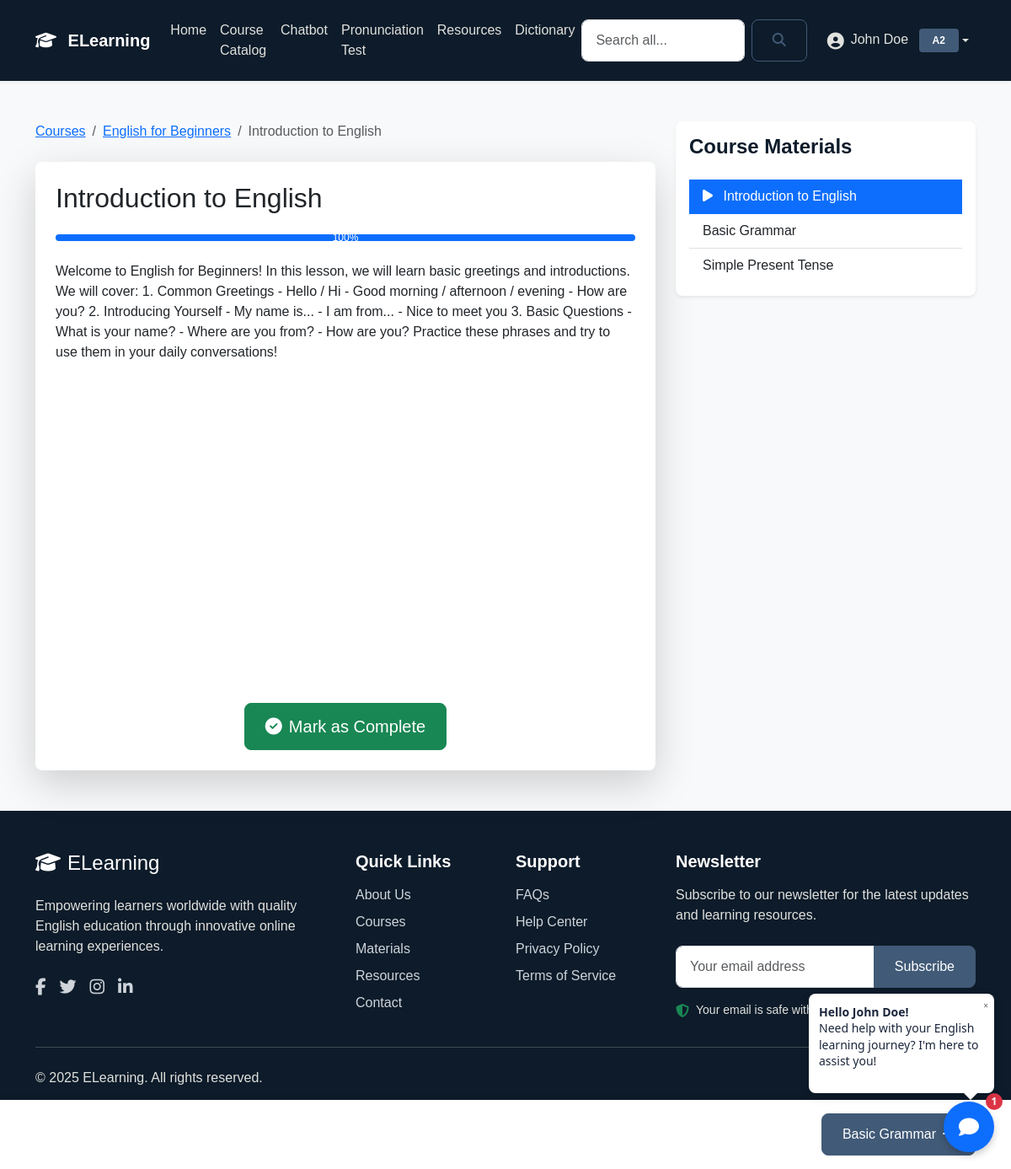
The app's page /material-details.php?id=1 (signed in) with its own data.
### tables this page shows
CREATE TABLE IF NOT EXISTS user_profiles (
    profile_id INT PRIMARY KEY AUTO_INCREMENT,
    user_id INT UNIQUE,
    full_name VARCHAR(100),
    proficiency_level CHAR(2) COMMENT 'A1, A2, B1, B2, C1, C2',
    profile_picture VARCHAR(255),
    FOREIGN KEY (user_id) REFERENCES users(user_id) ON DELETE CASCADE
);

CREATE TABLE IF NOT EXISTS course_materials (
    material_id INT PRIMARY KEY AUTO_INCREMENT,
    course_id INT NOT NULL,
    title VARCHAR(255) NOT NULL,
    description TEXT,
    content TEXT NOT NULL,
    order_number INT NOT NULL,
    created_at TIMESTAMP DEFAULT CURRENT_TIMESTAMP,
    updated_at TIMESTAMP NULL ON UPDATE CURRENT_TIMESTAMP,
    FOREIGN KEY (course_id) REFERENCES courses(course_id) ON DELETE CASCADE
);

CREATE TABLE IF NOT EXISTS courses (
    course_id INT PRIMARY KEY AUTO_INCREMENT,
    title VARCHAR(100) NOT NULL,
    description TEXT,
    instructor_id INT NOT NULL,
    level CHAR(2) NOT NULL COMMENT 'A1, A2, B1, B2, C1, C2',
    duration VARCHAR(50),
    difficulty_level VARCHAR(20),
    thumbnail_url VARCHAR(255),
    is_featured TINYINT(1) DEFAULT 0,
    created_at TIMESTAMP DEFAULT CURRENT_TIMESTAMP,
    updated_at TIMESTAMP NULL ON UPDATE CURRENT_TIMESTAMP,
    FOREIGN KEY (instructor_id) REFERENCES users(user_id)
);

### material-details.php (the view, shortened to what this page needs)
<?php
require_once 'includes/db.php';
$material_id = isset($_GET['id']) ? (int)$_GET['id'] : 0;
try {
    $stmt = $conn->prepare("
        SELECT m.*, c.title as course_title, c.course_id,
               (SELECT COUNT(*) FROM course_enrollments
                WHERE course_id = c.course_id AND user_id = ?) as is_enrolled,
               (SELECT progress FROM user_progress
                WHERE material_id = m.material_id AND user_id = ?) as user_progress
        FROM course_materials m
        JOIN courses c ON m.course_id = c.course_id
        WHERE m.material_id = ?
    ");
    $stmt->execute([$_SESSION['user_id'], $_SESSION['user_id'], $material_id]);
    $material = $stmt->fetch();
    $stmt = $conn->prepare("
        SELECT material_id, title,
               CASE WHEN material_id = ? THEN 1 ELSE 0 END as is_current
        FROM course_materials
        WHERE course_id = ?
        ORDER BY order_number
    ");
    $stmt->execute([$material_id, $material['course_id']]);
    $navigation = $stmt->fetchAll();
    $current_index = array_search(1, array_column($navigation, 'is_current'));
    $next_material = $current_index < count($navigation) - 1 ? $navigation[$current_index + 1] : null;
} catch(PDOException $e) {
    die('An error occurred.');
}
?>
<!DOCTYPE html>
<html lang="en">
<head>
    <link href="https://cdn.jsdelivr.net/npm/bootstrap@5.3.2/dist/css/bootstrap.min.css" rel="stylesheet">
    <link href="https://cdnjs.cloudflare.com/ajax/libs/font-awesome/6.4.2/css/all.min.css" rel="stylesheet">
    <link href="css/custom.css" rel="stylesheet">
    <link href="css/floating-chatbot.css" rel="stylesheet">
    <link href="css/search-autocomplete.css" rel="stylesheet">
</head>
<body class="pb-5">
    <?php include 'includes/nav.php'; ?>
    <div class="container py-5">
        <div class="row">
            <div class="col-lg-8">
                <nav aria-label="breadcrumb" class="mb-4">
                    <ol class="breadcrumb">
                        <li class="breadcrumb-item">
                            <a href="courses.php">Courses</a>
                        </li>
                        <li class="breadcrumb-item">
                            <a href="course-details.php?id=<?php echo $material['course_id']; ?>">
                                <?php echo htmlspecialchars($material['course_title']); ?>
                            </a>
                        </li>
                        <li class="breadcrumb-item active">
                            <?php echo htmlspecialchars($material['title']); ?>
                        </li>
                    </ol>
                </nav>
                <div class="card border-0 shadow-lg">
                    <div class="card-body p-4">
                        <h1 class="h2 mb-4"><?php echo htmlspecialchars($material['title']); ?></h1>
                        <div class="progress mb-4">
                            <div class="progress-bar" role="progressbar"
                                style="width: <?php echo $material['user_progress'] ?? 0; ?>%"
                                aria-valuenow="<?php echo $material['user_progress'] ?? 0; ?>" aria-valuemin="0"
                                aria-valuemax="100">
                                <?php echo $material['user_progress'] ?? 0; ?>%
                            </div>
                        </div>
                        <div class="material-content mb-4">
                            <?php echo $material['content']; ?>
                        </div>
                        <div class="d-flex justify-content-center">
                            <button type="button" class="btn btn-success btn-lg" onclick="markComplete()">
                                <i class="fas fa-check-circle me-2"></i>Mark as Complete
                            </button>
                        </div>
                    </div>
                </div>
            </div>
            <div class="col-lg-4">
                <div class="card border-0 shadow-sm position-sticky" style="top: 9rem; z-index: 1;">
                    <div class="card-body">
                        <h4 class="card-title mb-4">Course Materials</h4>
                        <div class="list-group list-group-flush">
                            <?php foreach ($navigation as $nav_item): ?>
                            <a href="material-details.php?id=<?php echo $nav_item['material_id']; ?>"
                                class="list-group-item list-group-item-action <?php echo $nav_item['is_current'] ? 'active' : ''; ?>">
                                <?php if ($nav_item['is_current']): ?>
                                <i class="fas fa-play me-2"></i>
                                <?php endif; ?>
                                <?php echo htmlspecialchars($nav_item['title']); ?>
                            </a>
                            <?php endforeach; ?>
                        </div>
                    </div>
                </div>
            </div>
        </div>
    </div>
    <div class="material-nav">
        <div class="container">
            <div class="row align-items-center">
                <div class="col text-end">
                    <?php if ($next_material): ?>
                    <a href="?id=<?php echo $next_material['material_id']; ?>" class="btn btn-primary">
                        <?php echo htmlspecialchars($next_material['title']); ?><i class="fas fa-arrow-right ms-2"></i>
                    </a>
                    <?php endif; ?>
                </div>
            </div>
        </div>
    </div>
    <?php include 'includes/footer.php'; ?>
    <?php include 'includes/floating-chatbot.php'; ?>
</body>
</html>

### includes/nav.php (shortened to what this page needs)
<?php
$base_url = '/el/';
$document_root = $_SERVER['DOCUMENT_ROOT'];
$script_filename = $_SERVER['SCRIPT_FILENAME'];
$script_path = str_replace($document_root, '', $script_filename);
$script_path = str_replace('\\', '/', $script_path);
$depth = substr_count($script_path, '/') - 1;
$PATH_PREFIX = '';
if ($depth > 0) {
    $PATH_PREFIX = str_repeat('../', $depth);
}
$use_absolute_urls = true;
function site_url($path = '') {
    global $base_url, $PATH_PREFIX, $use_absolute_urls;
    return $use_absolute_urls ? $base_url . ltrim($path, '/') : $PATH_PREFIX . $path;
}
?>
<nav class="navbar navbar-expand-lg sticky-top navbar-dark">
    <div class="container">
        <a class="navbar-brand" href="<?= site_url('index.php') ?>">
            <i class="fas fa-graduation-cap me-2"></i>
            ELearning
        </a>
        <div class="collapse navbar-collapse" id="navbarNav">
            <ul class="navbar-nav me-auto">
                <li class="nav-item">
                    <a class="nav-link" href="<?= site_url('index.php') ?>">Home</a>
                </li>
                <li class="nav-item">
                    <a class="nav-link" href="<?= site_url('courses.php') ?>">Course Catalog</a>
                </li>
                <?php if (isset($_SESSION['user_id'])): ?>
                <li class="nav-item">
                    <a class="nav-link" href="<?= site_url('chatbot.php') ?>">Chatbot</a>
                </li>
                <li class="nav-item">
                    <a class="nav-link" href="<?= site_url('pronunciation.php') ?>">Pronunciation Test</a>
                </li>
                <?php endif; ?>
                <li class="nav-item">
                    <a class="nav-link" href="<?= site_url('resources.php') ?>">Resources</a>
                </li>
                <li class="nav-item">
                    <a class="nav-link" href="<?= site_url('dictionary.php') ?>">Dictionary</a>
                </li>
            </ul>
            <form class="d-flex me-3 search-input-container" id="global-search-form" action="<?= site_url('search.php') ?>" method="get" role="search">
                <input class="form-control me-2" type="search" name="q" placeholder="Search all..." aria-label="Search"
                       required style="min-width:170px;" data-autosuggest="true" autocomplete="off">
                <button class="btn btn-outline-primary" type="submit"><i class="fas fa-search"></i></button>
            </form>
            <ul class="navbar-nav">
                <?php if (isset($_SESSION['user_id'])): ?>
                <?php
                    try {
                        $stmt = $conn->prepare("
                            SELECT up.profile_picture, up.proficiency_level, up.full_name,
                                   (SELECT test_date
                                    FROM level_test_results
                                    WHERE user_id = ?
                                    ORDER BY test_date DESC
                                    LIMIT 1) as last_test_date
                            FROM user_profiles up
                            WHERE up.user_id = ?
                        ");
                        $stmt->execute([$_SESSION['user_id'], $_SESSION['user_id']]);
                        $profile = $stmt->fetch();
                    } catch(PDOException $e) {
                        $profile = false;
                    }
                    ?>
                <li class="nav-item dropdown">
                    <a class="nav-link dropdown-toggle d-flex align-items-center" href="#" role="button"
                        data-bs-toggle="dropdown">
                        <?php if ($profile && !empty($profile['profile_picture'])): ?>
                        <img src="<?php echo htmlspecialchars($profile['profile_picture']); ?>" alt="Profile"
                            class="rounded-circle me-2" style="width: 32px; height: 32px; object-fit: cover;">
                        <?php else: ?>
                        <i class="fas fa-user-circle fa-lg me-2"></i>
                        <?php endif; ?>
                        <div>
                            <span
                                class="me-2"><?php echo htmlspecialchars($profile && !empty($profile['full_name']) ? $profile['full_name'] : $_SESSION['username']); ?></span>
                            <?php if ($profile && !empty($profile['proficiency_level'])): ?>
                            <span
                                class="badge bg-primary"><?php echo htmlspecialchars($profile['proficiency_level']); ?></span>
                            <?php endif; ?>
                        </div>
                    </a>
                </li>
                <?php endif; ?>
            </ul>
        </div>
    </div>
</nav>

### includes/floating-chatbot.php (shortened to what this page needs)
<?php
$stmt = $conn->prepare("SELECT full_name FROM user_profiles WHERE user_id = ?");
$stmt->execute([$_SESSION['user_id']]);
$profile = $stmt->fetch();
$display_name = htmlspecialchars($profile && !empty($profile['full_name']) ? $profile['full_name'] : $_SESSION['username']);
?>
<div class="floating-chatbot">
    <div class="chat-button" id="chat-button">
        <i class="fas fa-comment"></i>
        <div class="chat-badge" id="chat-badge">1</div>
    </div>
    <div class="welcome-bubble" id="welcome-bubble">
        <div class="close-welcome" id="close-welcome">&times;</div>
        <strong>Hello <?php echo $display_name; ?>!</strong>
        <p>Need help with your English learning journey? I'm here to assist you!</p>
    </div>
</div>

### css/custom.css (style rules this page uses)
:root { --primary: #415a77; --secondary: #1b263b; --dark: #0d1b2a; --accent: #778da9; --light: #e0e1dd; --success: #27ae60; --warning: #f39c12; --danger: #e74c3c; --white: #ffffff; --gray-100: #f8f9fa; --gray-200: #e9ecef; --gray-300: #dee2e6; --gray-400: #ced4da; --gray-500: #adb5bd; --gray-600: #778da9; --gray-700: #415a77; --gray-800: #1b263b; --gray-900: #0d1b2a; --font-primary: "Ubuntu", sans-serif; --font-secondary: "Inter", sans-serif; --spacing-xs: 0.25rem; --spacing-sm: 0.5rem; --spacing-md: 1rem; --spacing-lg: 1.5rem; --spacing-xl: 2rem; --radius-sm: 0.25rem; --radius-md: 0.5rem; --radius-lg: 1rem; --radius-xl: 2rem; --shadow-sm: 0 2px 4px rgba(0, 0, 0, 0.05); --shadow-md: 0 4px 6px rgba(0, 0, 0, 0.1); --shadow-lg: 0 10px 15px rgba(0, 0, 0, 0.1); --shadow-xl: 0 20px 25px rgba(0, 0, 0, 0.15); }
body { font-family: var(--font-primary); color: var(--gray-800); background-color: var(--gray-100); }
h1, h2, h3, h4, h5, h6 { font-weight: 700; color: var(--dark); }
.navbar { background-color: var(--dark); box-shadow: var(--shadow-sm); padding: var(--spacing-md) 0; }
.navbar-brand { font-weight: 700; color: var(--white) !important; }
.nav-link { font-weight: 500; color: var(--light) !important; transition: color 0.3s ease; }
.section-title, .display-5, .card-title { color: var(--dark); font-weight: 700; margin-bottom: 1rem; }
.card { border: none; border-radius: var(--radius-md); box-shadow: var(--shadow-md); transition: transform 0.3s ease, box-shadow 0.3s ease; background-color: var(--white); }
.btn { font-weight: 500; padding: 0.75rem 1.5rem; border-radius: var(--radius-md); transition: all 0.3s ease; }
.btn-primary { background-color: var(--primary); border-color: var(--primary); color: var(--white); }
.btn-outline-primary { color: var(--primary); border-color: var(--primary); }
.badge { font-weight: 600; padding: 0.5rem 1rem; border-radius: var(--radius-sm); }
.badge.bg-primary { background-color: var(--primary) !important; }
.form-control, .form-select { border-radius: var(--radius-md); padding: 0.75rem 1rem; border-color: var(--gray-300); transition: all 0.3s ease; }

### css/floating-chatbot.css (style rules this page uses)
.floating-chatbot { position: fixed; bottom: 20px; right: 20px; z-index: 1000; font-family: var(--bs-body-font-family); }
.chat-button { width: 60px; height: 60px; border-radius: 50%; background-color: var(--bs-primary); color: white; display: flex; justify-content: center; align-items: center; cursor: pointer; box-shadow: 0 4px 8px rgba(0, 0, 0, 0.2); transition: all 0.3s ease; font-size: 24px; position: relative; }
.chat-badge { position: absolute; top: -10px; right: -10px; background-color: #dc3545; color: white; width: 20px; height: 20px; border-radius: 50%; display: flex; align-items: center; justify-content: center; font-size: 12px; font-weight: bold; }
.welcome-bubble { position: absolute; bottom: 70px; right: 0; width: 220px; background-color: white; border-radius: 8px; padding: 12px; box-shadow: 0 4px 12px rgba(0, 0, 0, 0.15); font-size: 14px; line-height: 1.4; animation: bounce-in 0.5s; transform-origin: bottom right; }
.welcome-bubble::after { content: ""; position: absolute; bottom: -8px; right: 20px; width: 0; height: 0; border-left: 8px solid transparent; border-right: 8px solid transparent; border-top: 8px solid white; }
.welcome-bubble .close-welcome { position: absolute; top: 5px; right: 5px; font-size: 10px; color: #666; cursor: pointer; padding: 2px; }

### css/search-autocomplete.css (style rules this page uses)
.search-input-container { position: relative; }

### material-details.php (style rules this page uses)
.material-nav { position: fixed; bottom: 0; left: 0; right: 0; background: var(--white); box-shadow: 0 -2px 10px rgba(0, 0, 0, 0.1); padding: 1rem 0; z-index: 1000; }
.progress { height: 0.5rem; }
.material-content { min-height: calc(100vh - 300px); }

### records on screen
user_profiles: full_name "John Doe", proficiency_level "A2"
course_materials: course.title "English for Beginners", title "Introduction to English", content "Welcome to English for Beginners! In this lesson, we will learn basic greetings and introductions. We will cover: 1. Common Greetings - Hello / Hi - Good morning / afternoon / evening - How are you? 2. Introducing Yourself - My name is... - I am from... - Nice to meet you 3. Basic Questions - What is your name? - Where are you from? - How are you? Practice these phrases and try to use them in your daily conversations!"
course_materials: title "Basic Grammar"
course_materials: title "Simple Present Tense"

### other values on screen
$material['user_progress'] "100"
